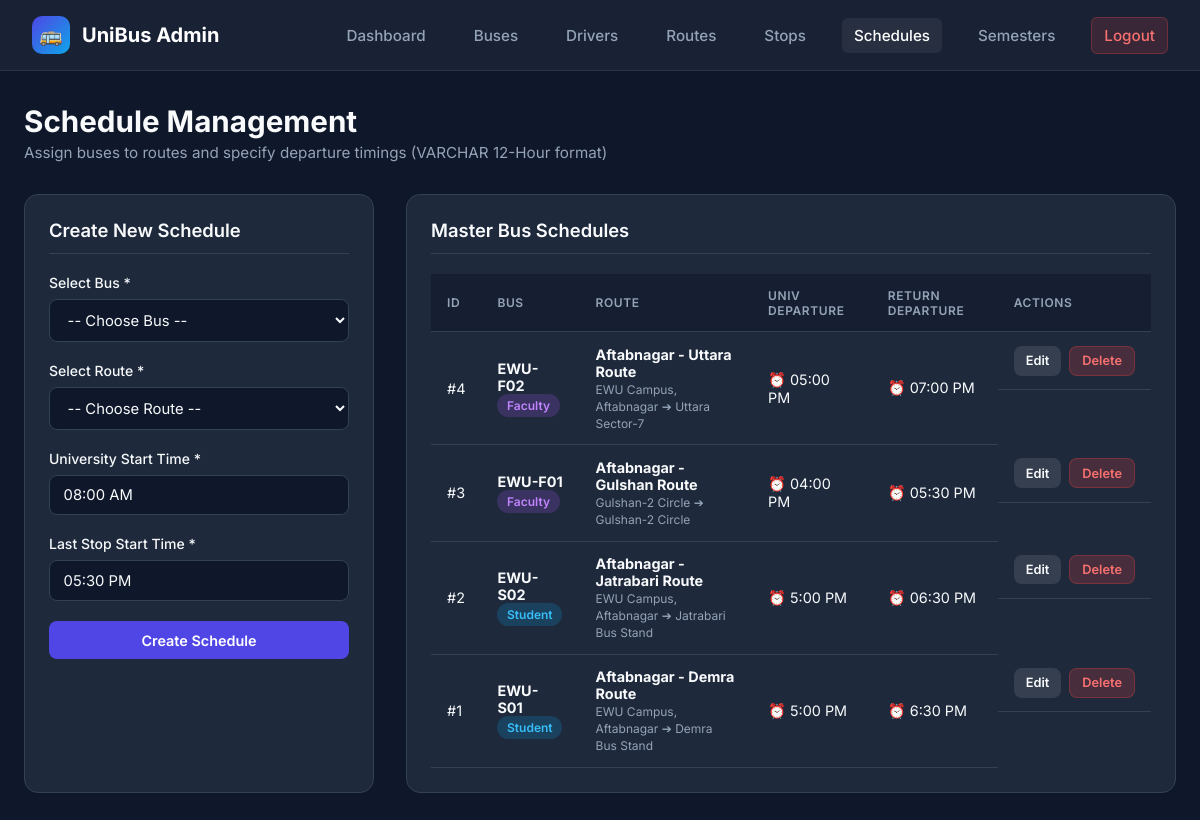
The app's page /busschedule.php (signed in) with its own data.
### tables this page shows
CREATE TABLE `busschedule` (
  `ScheduleID` int(11) NOT NULL AUTO_INCREMENT,
  `BusID` int(11) NOT NULL,
  `RouteID` int(11) NOT NULL,
  `UniversityStartTime` varchar(50) NOT NULL,
  `LastStopStartTime` varchar(50) NOT NULL,
  PRIMARY KEY (`ScheduleID`),
  KEY `BusID` (`BusID`),
  KEY `RouteID` (`RouteID`),
  CONSTRAINT `busschedule_ibfk_1` FOREIGN KEY (`BusID`) REFERENCES `bus` (`BusID`),
  CONSTRAINT `busschedule_ibfk_2` FOREIGN KEY (`RouteID`) REFERENCES `route` (`RouteID`)
);

CREATE TABLE `bus` (
  `BusID` int(11) NOT NULL AUTO_INCREMENT,
  `BusNumber` varchar(50) NOT NULL,
  `BusType` enum('Student','Faculty') NOT NULL,
  `Capacity` int(11) NOT NULL,
  `DriverID` int(11) NOT NULL,
  PRIMARY KEY (`BusID`),
  UNIQUE KEY `BusNumber` (`BusNumber`),
  KEY `DriverID` (`DriverID`),
  CONSTRAINT `bus_ibfk_1` FOREIGN KEY (`DriverID`) REFERENCES `driver` (`DriverID`)
);

CREATE TABLE `route` (
  `RouteID` int(11) NOT NULL AUTO_INCREMENT,
  `RouteName` varchar(100) NOT NULL,
  `StartLocation` varchar(100) NOT NULL,
  `EndLocation` varchar(100) NOT NULL,
  `Distance` decimal(5,2) DEFAULT NULL,
  `EstimatedDuration` int(11) DEFAULT NULL,
  PRIMARY KEY (`RouteID`)
);

### busschedule.php (the view, shortened to what this page needs)
<?php
include("db.php");
$edit_schedule = null;
$schedules_query = "SELECT busschedule.*, bus.BusNumber, bus.BusType, route.RouteName, route.StartLocation, route.EndLocation
                    FROM busschedule
                    JOIN bus ON busschedule.BusID = bus.BusID
                    JOIN route ON busschedule.RouteID = route.RouteID
                    ORDER BY busschedule.ScheduleID DESC";
$schedules_result = mysqli_query($conn, $schedules_query);
?>
<!DOCTYPE html>
<html lang="en">
<head>
    <link rel="stylesheet" href="style.css">
</head>
<body>
    <nav class="navbar">
        <a href="admin.php" class="brand">
            <div class="brand-icon">🚌</div>
            <span>UniBus Admin</span>
        </a>
        <ul class="nav-links">
            <li><a href="admin.php">Dashboard</a></li>
            <li><a href="bus.php">Buses</a></li>
            <li><a href="driver.php">Drivers</a></li>
            <li><a href="route.php">Routes</a></li>
            <li><a href="busstop.php">Stops</a></li>
            <li><a href="busschedule.php" class="active">Schedules</a></li>
            <li><a href="semester.php">Semesters</a></li>
            <li><a href="logout.php" class="btn-logout">Logout</a></li>
        </ul>
    </nav>
    <div class="container">
        <div class="page-header">
            <div class="page-title">
                <h1>Schedule Management</h1>
                <p>Assign buses to routes and specify departure timings (VARCHAR 12-Hour format)</p>
            </div>
        </div>
        <div class="grid-layout">
            <div class="card">
                <div class="card-title"><?php echo $edit_schedule ? 'Edit Schedule' : 'Create New Schedule'; ?></div>
                <form method="POST" action="busschedule.php">
                    <div class="form-group">
                        <label>Select Bus *</label>
                        <select name="BusID" class="form-control" required>
                            <option value="">-- Choose Bus --</option>
                        </select>
                    </div>
                    <div class="form-group">
                        <label>Select Route *</label>
                        <select name="RouteID" class="form-control" required>
                            <option value="">-- Choose Route --</option>
                        </select>
                    </div>
                    <div class="form-group">
                        <label>University Start Time *</label>
                        <input type="text" name="UniversityStartTime" class="form-control" placeholder="e.g. 08:00 AM" required value="<?php echo $edit_schedule ? htmlspecialchars($edit_schedule['UniversityStartTime']) : '08:00 AM'; ?>">
                    </div>
                    <div class="form-group">
                        <label>Last Stop Start Time *</label>
                        <input type="text" name="LastStopStartTime" class="form-control" placeholder="e.g. 05:30 PM" required value="<?php echo $edit_schedule ? htmlspecialchars($edit_schedule['LastStopStartTime']) : '05:30 PM'; ?>">
                    </div>
                    <button type="submit" name="save_schedule" class="btn btn-primary btn-block">
                        <?php echo $edit_schedule ? 'Update Schedule' : 'Create Schedule'; ?>
                    </button>
                </form>
            </div>
            <div class="card">
                <div class="card-title">Master Bus Schedules</div>
                <div class="table-responsive">
                    <table class="table">
                        <thead>
                            <tr>
                                <th>ID</th>
                                <th>Bus</th>
                                <th>Route</th>
                                <th>Univ Departure</th>
                                <th>Return Departure</th>
                                <th>Actions</th>
                            </tr>
                        </thead>
                        <tbody>
                            <?php if (mysqli_num_rows($schedules_result) > 0): ?>
                                <?php while ($row = mysqli_fetch_assoc($schedules_result)): ?>
                                    <tr>
                                        <td>#<?php echo $row['ScheduleID']; ?></td>
                                        <td>
                                            <strong><?php echo htmlspecialchars($row['BusNumber']); ?></strong><br>
                                            <span class="badge <?php echo $row['BusType'] == 'Student' ? 'badge-student' : 'badge-faculty'; ?>">
                                                <?php echo htmlspecialchars($row['BusType']); ?>
                                            </span>
                                        </td>
                                        <td>
                                            <strong><?php echo htmlspecialchars($row['RouteName']); ?></strong><br>
                                            <small style="color:var(--text-muted);"><?php echo htmlspecialchars($row['StartLocation']) . " ➔ " . htmlspecialchars($row['EndLocation']); ?></small>
                                        </td>
                                        <td>⏰ <?php echo htmlspecialchars($row['UniversityStartTime']); ?></td>
                                        <td>⏰ <?php echo htmlspecialchars($row['LastStopStartTime']); ?></td>
                                        <td style="display:flex; gap:0.5rem;">
                                            <a href="busschedule.php?edit=<?php echo $row['ScheduleID']; ?>" class="btn btn-secondary btn-sm">Edit</a>
                                            <a href="busschedule.php?delete=<?php echo $row['ScheduleID']; ?>" class="btn btn-danger btn-sm" onclick="return confirm('Are you sure you want to delete this schedule?');">Delete</a>
                                        </td>
                                    </tr>
                                <?php endwhile; ?>
                            <?php else: ?>
                                <tr>
                                    <td colspan="6" style="text-align: center; color: var(--text-muted);">No schedules created yet.</td>
                                </tr>
                            <?php endif; ?>
                        </tbody>
                    </table>
                </div>
            </div>
        </div>
    </div>
</body>
</html>

### style.css (style rules this page uses)
:root { --primary: #4f46e5; --primary-hover: #4338ca; --primary-light: #eef2ff; --secondary: #0ea5e9; --success: #10b981; --warning: #f59e0b; --danger: #ef4444; --bg-dark: #0f172a; --card-bg: #1e293b; --text-main: #f8fafc; --text-muted: #94a3b8; --border-color: #334155; --glass-bg: rgba(30, 41, 59, 0.7); --glass-border: rgba(255, 255, 255, 0.08); }
* { margin: 0; padding: 0; box-sizing: border-box; font-family: 'Inter', system-ui, -apple-system, sans-serif; }
body { background-color: var(--bg-dark); color: var(--text-main); min-height: 100vh; display: flex; flex-direction: column; }
.navbar { background: var(--glass-bg); backdrop-filter: blur(12px); border-bottom: 1px solid var(--glass-border); padding: 1rem 2rem; display: flex; justify-content: space-between; align-items: center; position: sticky; top: 0; z-index: 100; }
.navbar .brand { display: flex; align-items: center; gap: 0.75rem; font-size: 1.25rem; font-weight: 700; color: #ffffff; text-decoration: none; }
.navbar .brand-icon { width: 38px; height: 38px; background: linear-gradient(135deg, var(--primary), var(--secondary)); border-radius: 10px; display: flex; align-items: center; justify-content: center; font-size: 1.2rem; }
.nav-links { display: flex; align-items: center; gap: 1.5rem; list-style: none; }
.nav-links a { color: var(--text-muted); text-decoration: none; font-weight: 500; font-size: 0.95rem; transition: all 0.2s ease; padding: 0.5rem 0.75rem; border-radius: 6px; }
.nav-links a:hover, .nav-links a.active { color: #ffffff; background: rgba(255, 255, 255, 0.06); }
.btn-logout { background: rgba(239, 68, 68, 0.15); color: #f87171 !important; border: 1px solid rgba(239, 68, 68, 0.3); }
.container { max-width: 1200px; margin: 2rem auto; padding: 0 1.5rem; width: 100%; flex: 1; }
.page-header { display: flex; justify-content: space-between; align-items: center; margin-bottom: 2rem; }
.page-title h1 { font-size: 1.85rem; font-weight: 700; }
.page-title p { color: var(--text-muted); font-size: 0.95rem; margin-top: 0.25rem; }
.grid-layout { display: grid; grid-template-columns: 350px 1fr; gap: 2rem; }
.card { background: var(--card-bg); border: 1px solid var(--border-color); border-radius: 14px; padding: 1.5rem; }
.card-title { font-size: 1.15rem; font-weight: 600; margin-bottom: 1.25rem; padding-bottom: 0.75rem; border-bottom: 1px solid var(--border-color); }
.form-group { margin-bottom: 1.25rem; }
.form-group label { display: block; font-size: 0.875rem; font-weight: 500; margin-bottom: 0.5rem; color: var(--text-main); }
.form-control { width: 100%; padding: 0.65rem 0.85rem; background: var(--bg-dark); border: 1px solid var(--border-color); border-radius: 8px; color: var(--text-main); font-size: 0.925rem; outline: none; transition: border-color 0.2s; }
select.form-control option { background: var(--bg-dark); color: var(--text-main); }
.btn { display: inline-flex; align-items: center; justify-content: center; gap: 0.5rem; padding: 0.65rem 1.25rem; border-radius: 8px; font-weight: 600; font-size: 0.9rem; cursor: pointer; border: none; transition: all 0.2s ease; text-decoration: none; }
.btn-primary { background: var(--primary); color: white; }
.btn-secondary { background: rgba(255, 255, 255, 0.1); color: var(--text-main); }
.btn-danger { background: rgba(239, 68, 68, 0.2); color: #f87171; border: 1px solid rgba(239, 68, 68, 0.3); }
.btn-sm { padding: 0.4rem 0.75rem; font-size: 0.8rem; }
.btn-block { width: 100%; }
.table-responsive { width: 100%; overflow-x: auto; }
.table { width: 100%; border-collapse: collapse; text-align: left; }
.table th, .table td { padding: 0.85rem 1rem; border-bottom: 1px solid var(--border-color); font-size: 0.9rem; }
.table th { background: rgba(15, 23, 42, 0.5); color: var(--text-muted); font-weight: 600; text-transform: uppercase; font-size: 0.75rem; letter-spacing: 0.05em; }
.badge { padding: 0.25rem 0.6rem; border-radius: 9999px; font-size: 0.75rem; font-weight: 600; display: inline-block; }
.badge-student { background: rgba(14, 165, 233, 0.2); color: #38bdf8; }
.badge-faculty { background: rgba(168, 85, 247, 0.2); color: #c084fc; }

### records on screen
busschedule: ScheduleID "4", BusID.BusNumber "EWU-F02", BusID.BusType "Faculty", RouteID.RouteName "Aftabnagar - Uttara Route", RouteID.StartLocation "EWU Campus, Aftabnagar", RouteID.EndLocation "Uttara Sector-7", UniversityStartTime "05:00 PM", LastStopStartTime "07:00 PM"
busschedule: ScheduleID "3", BusID.BusNumber "EWU-F01", BusID.BusType "Faculty", RouteID.RouteName "Aftabnagar - Gulshan Route", RouteID.StartLocation "Gulshan-2 Circle", RouteID.EndLocation "Gulshan-2 Circle", UniversityStartTime "04:00 PM", LastStopStartTime "05:30 PM"
busschedule: ScheduleID "2", BusID.BusNumber "EWU-S02", BusID.BusType "Student", RouteID.RouteName "Aftabnagar - Jatrabari Route", RouteID.StartLocation "EWU Campus, Aftabnagar", RouteID.EndLocation "Jatrabari Bus Stand", UniversityStartTime "5:00 PM", LastStopStartTime "06:30 PM"
busschedule: ScheduleID "1", BusID.BusNumber "EWU-S01", BusID.BusType "Student", RouteID.RouteName "Aftabnagar - Demra Route", RouteID.StartLocation "EWU Campus, Aftabnagar", RouteID.EndLocation "Demra Bus Stand", UniversityStartTime "5:00 PM", LastStopStartTime "6:30 PM"
